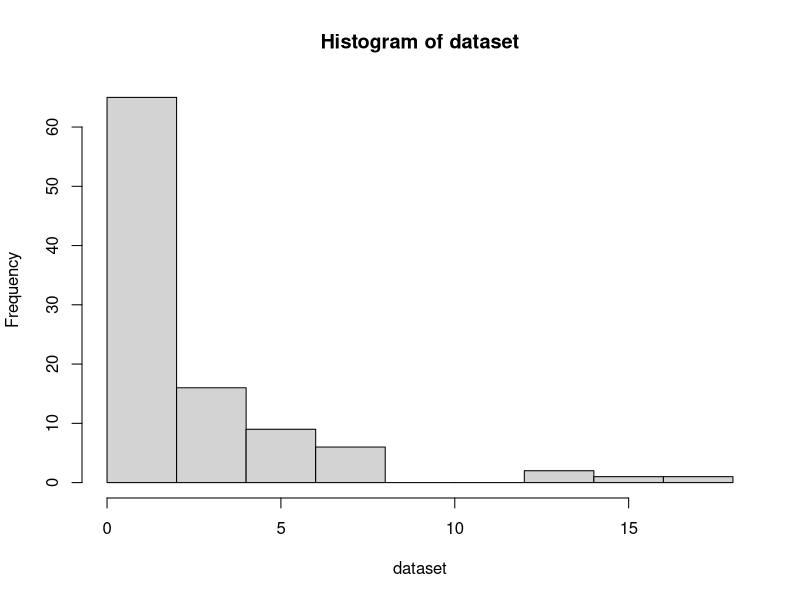

The R source for this figure:
## ---- chunk 1
knitr::opts_chunk$set(echo = TRUE)
## ---- chunk 2
library(tidyverse)
## ---- chunk 3
n1 <- 10
p1 <- 0.697

n1*p1
## ---- chunk 4
n1*p1*(1-p1)
## ---- chunk 5
dbinom(x=5,size=10,prob=0.697)
## ---- chunk 6
pbinom(q=3,size=10,prob = 0.697)
## ---- chunk 7
1-pbinom(q=5, size=10, prob=0.697)
## ---- chunk 8
qbinom(p=0.5, size=10, prob=0.697)
## ---- chunk 9
rbinom(n=100,size = 20,prob = 0.5)
## ---- chunk 10
1/0.3
## ---- chunk 11
dgeom(x=9, prob = 0.3)
## ---- chunk 12
1-pgeom(q=2,prob=0.3)

## ---- chunk 13
dataset <- rgeom(100,0.3)
dataset
mean(dataset)
## ---- chunk 14
hist(dataset)
